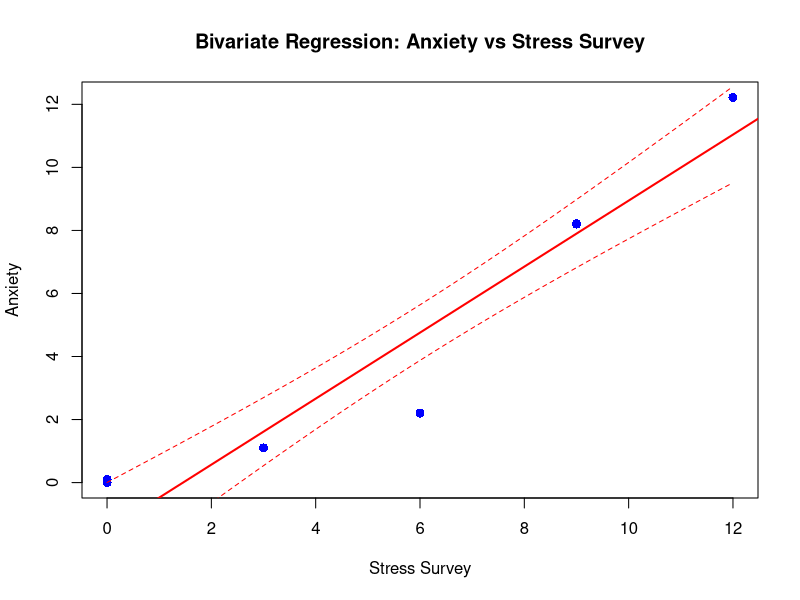
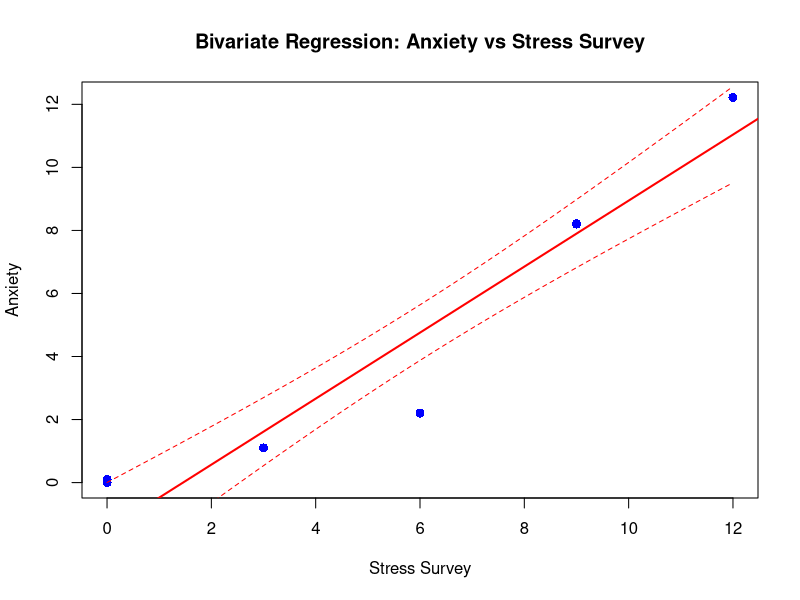

The R script that drew these images, in order:
## ---- chunk 1
#| echo: false
# Load required packages (install if needed)
if (!require(ggplot2, quietly = TRUE)) {
  install.packages("ggplot2", repos = "https://cran.rstudio.com/")
  library(ggplot2)
}
if (!require(broom, quietly = TRUE)) {
  install.packages("broom", repos = "https://cran.rstudio.com/")
  library(broom)
}

# Data with known true relationships: Anxiety = Stress + 0.1 × Time
observDF <- data.frame(
  Stress = c(0,0,0,1,1,1,2,2,2,8,8,8,12,12,12),
  StressSurvey = c(0,0,0,3,3,3,6,6,6,9,9,9,12,12,12),
  Time = c(0,1,1,1,1,1,2,2,2,2,2,2.1,2.2,2.2,2.2),
  Anxiety = c(0,0.1,0.1,1.1,1.1,1.1,2.2,2.2,2.2,8.2,8.2,8.21,12.22,12.22,12.22)
)

observDF
## ---- chunk 2
#| echo: false
# Fit the bivariate regression model
model1 <- lm(Anxiety ~ StressSurvey, data = observDF)

# Display the regression results
summary(model1)
## ---- chunk 3
#| echo: false
# Extract key statistics
cat("R-squared:", round(summary(model1)$r.squared, 4), "\n")
cat("Adjusted R-squared:", round(summary(model1)$adj.r.squared, 4), "\n")
cat("F-statistic:", round(summary(model1)$fstatistic[1], 4), "\n")
cat("p-value:", format.pval(pf(summary(model1)$fstatistic[1], 
                               summary(model1)$fstatistic[2], 
                               summary(model1)$fstatistic[3], 
                               lower.tail = FALSE)), "\n")
## ---- chunk 4
#| echo: false
# Create scatter plot with regression line
# Use base R plotting (more reliable)
plot(observDF$StressSurvey, observDF$Anxiety, 
     main = "Bivariate Regression: Anxiety vs Stress Survey",
     xlab = "Stress Survey", ylab = "Anxiety",
     pch = 16, col = "blue", cex = 1.2)
abline(model1, col = "red", lwd = 2)

# Add confidence interval
newx <- seq(min(observDF$StressSurvey), max(observDF$StressSurvey), length.out = 100)
pred <- predict(model1, newdata = data.frame(StressSurvey = newx), interval = "confidence")
lines(newx, pred[,2], col = "red", lty = 2)
lines(newx, pred[,3], col = "red", lty = 2)

# Save the plot
png("anxiety_stress_regression.png", width = 800, height = 600, res = 100)
plot(observDF$StressSurvey, observDF$Anxiety, 
     main = "Bivariate Regression: Anxiety vs Stress Survey",
     xlab = "Stress Survey", ylab = "Anxiety",
     pch = 16, col = "blue", cex = 1.2)
abline(model1, col = "red", lwd = 2)
lines(newx, pred[,2], col = "red", lty = 2)
lines(newx, pred[,3], col = "red", lty = 2)
dev.off()
## ---- chunk 5
#| echo: false
# Check if the plot file exists and display information about it
if (file.exists("anxiety_stress_regression.png")) {
  cat("✓ Plot successfully saved as: anxiety_stress_regression.png\n")
  cat("File size:", round(file.size("anxiety_stress_regression.png") / 1024, 2), "KB\n")
  cat("Full path:", normalizePath("anxiety_stress_regression.png"), "\n")
} else {
  cat("⚠ Plot file not found. Please run the plotting code above first.\n")
}
## ---- chunk 6
#| echo: false
# Print the estimated coefficients
cat("Estimated Coefficients:\n")
cat("Intercept (β₀):", round(coef(model1)[1], 4), "\n")
cat("StressSurvey (β₁):", round(coef(model1)[2], 4), "\n")
cat("\nRegression Equation: Anxiety =", round(coef(model1)[1], 4), "+", round(coef(model1)[2], 4), "× StressSurvey\n")
## ---- chunk 7
#| echo: false
# True relationship from the data generation: Anxiety = Stress + 0.1 × Time
# But we're regressing Anxiety on StressSurvey, not Stress

# Extract true coefficients for comparison
true_intercept <- 0  # In the true model: Anxiety = Stress + 0.1 × Time (no intercept)
true_slope_stress <- 1  # True coefficient for Stress in the generating equation

# Get estimated coefficients
est_intercept <- coef(model1)[1]
est_slope_stresssurvey <- coef(model1)[2]

cat("COMPARISON: Estimated vs True Relationships\n")
cat("==========================================\n")
cat("True generating equation: Anxiety = Stress + 0.1 × Time\n")
cat("Estimated equation: Anxiety =", round(est_intercept, 4), "+", round(est_slope_stresssurvey, 4), "× StressSurvey\n\n")

cat("Coefficient Analysis:\n")
cat("--------------------\n")
cat("Intercept:\n")
cat("  True (in generating model): 0\n")
cat("  Estimated:", round(est_intercept, 4), "\n")
cat("  Difference:", round(est_intercept - 0, 4), "\n\n")

cat("Slope coefficient:\n")
cat("  True (Stress coefficient): 1.0\n")
cat("  Estimated (StressSurvey):", round(est_slope_stresssurvey, 4), "\n")
cat("  Difference:", round(est_slope_stresssurvey - 1.0, 4), "\n\n")

cat("Note: We're comparing StressSurvey coefficient to true Stress coefficient\n")
cat("StressSurvey values are 3x larger than Stress values in this dataset\n")
cat("So the estimated coefficient should be approximately 1/3 =", round(1/3, 4), "\n")
cat("Actual ratio:", round(est_slope_stresssurvey, 4), "\n")
